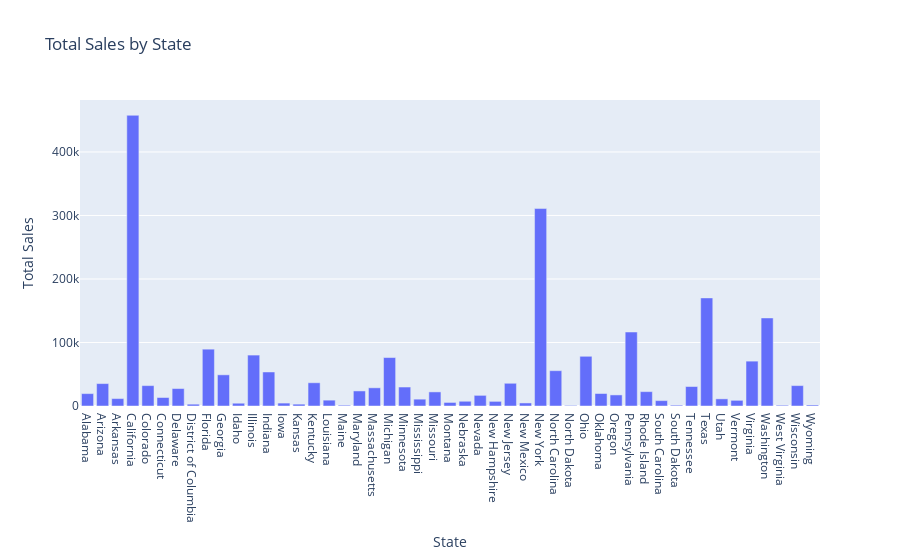

Notebook code cell kept with this figure:
### Code cell
import plotly.express as px

fig = px.bar(state_sales, x='State', y='Total Sales', title='Total Sales by State')
fig.show()

### Figure 1 — Plotly figure (JSON) as saved in the notebook; plotly's stock layout.template omitted (floating-point values rounded to 4 significant figures)
{"data": [{"alignmentgroup": "True", "hovertemplate": "State=%{x}<br>Total Sales=%{y}<extra></extra>", "legendgroup": "", "marker": {"color": "#636efa", "pattern": {"shape": ""}}, "name": "", "offsetgroup": "", "orientation": "v", "showlegend": false, "textposition": "auto", "type": "bar", "x": ["Alabama", "Arizona", "Arkansas", "California", "Colorado", "Connecticut", "Delaware", "District of Columbia", "Florida", "Georgia", "Idaho", "Illinois", "Indiana", "Iowa", "Kansas", "Kentucky", "Louisiana", "Maine", "Maryland", "Massachusetts", "Michigan", "Minnesota", "Mississippi", "Missouri", "Montana", "Nebraska", "Nevada", "New Hampshire", "New Jersey", "New Mexico", "New York", "North Carolina", "North Dakota", "Ohio", "Oklahoma", "Oregon", "Pennsylvania", "Rhode Island", "South Carolina", "South Dakota", "Tennessee", "Texas", "Utah", "Vermont", "Virginia", "Washington", "West Virginia", "Wisconsin", "Wyoming"], "xaxis": "x", "y": [19510.0, 35280.0, 11680.0, 457700.0, 32110.0, 13380.0, 27450.0, 2865.0, 89470.0, 49100.0, 4382.0, 80170.0, 53560.0, 4580.0, 2914.0, 36590.0, 9217.0, 1271.0, 23710.0, 28630.0, 76270.0, 29860.0, 10770.0, 22210.0, 5589.0, 7465.0, 16730.0, 7293.0, 35760.0, 4784.0, 310900.0, 55600.0, 919.9, 78260.0, 19680.0, 17430.0, 116500.0, 22630.0, 8482.0, 1316.0, 30660.0, 170200.0, 11220.0, 8929.0, 70640.0, 138600.0, 1210.0, 32110.0, 1603.0], "yaxis": "y"}], "layout": {"barmode": "relative", "legend": {"tracegroupgap": 0}, "title": {"text": "Total Sales by State"}, "xaxis": {"anchor": "y", "domain": [0, 1], "title": {"text": "State"}}, "yaxis": {"anchor": "x", "domain": [0, 1], "title": {"text": "Total Sales"}}}}
